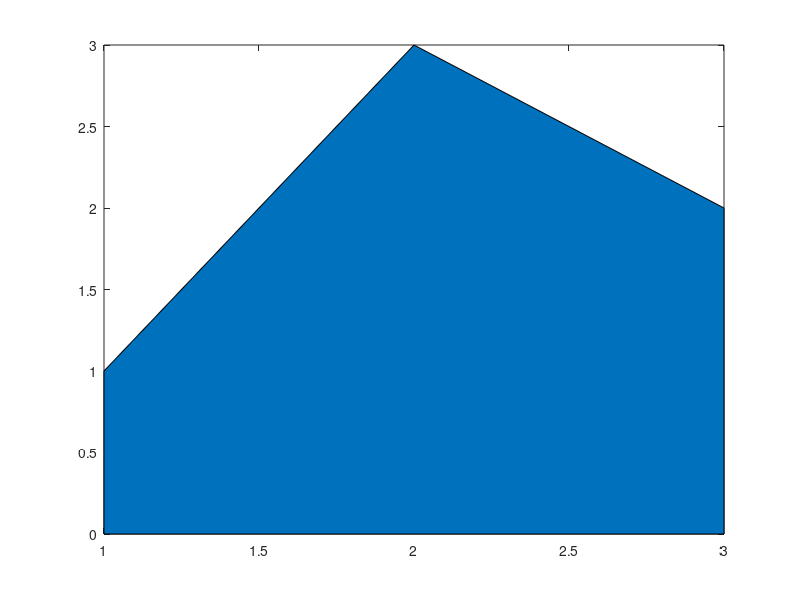

MATLAB code for this plot: (Note: this script raises an error after producing the figure.)
%=============================================================================
% Copyright (c) 2026-present Allan CORNET (Nelson)
%=============================================================================
% This file is part of Nelson.
%=============================================================================
% LICENCE_BLOCK_BEGIN
% SPDX-License-Identifier: LGPL-3.0-or-later
% LICENCE_BLOCK_END
%=============================================================================
% <--ADV-CLI MODE-->
%=============================================================================
f = figure('Visible', 'off');
h = area([1 3 2]);
asserts.istrue(isgraphics(h, 'area'));
asserts.isequal(h.Type, 'area');
asserts.isequal(h.BaseValue, 0);
asserts.isequal(char(h.ShowBaseLine), 'on');
asserts.isequal(size(h.Vertices), [6 3]);
%=============================================================================
f = figure('Visible', 'off');
y = [1 2; 3 1; 2 4];
h = area(y);
drawnow();
ax = gca();
asserts.isequal(size(h), [1 2]);
asserts.istrue(isgraphics(h(1), 'area'));
asserts.istrue(isgraphics(h(2), 'area'));
asserts.isequal(h(1).YData, y(:, 1));
asserts.isequal(h(2).YData, y(:, 2));
asserts.isequal(h(2).BaseValue, 0);
asserts.isequal(ax.XLim, [1 3]);
asserts.isequal(ax.YLim, [0 6]);
asserts.isapprox(ax.XTick, 1:0.2:3, 1e-12);
%=============================================================================
f = figure('Visible', 'off');
x = [10; 20; 30];
y = [1; 2; 3];
h = area(x, y, -1, 'FaceAlpha', 0.25, 'LineWidth', 2);
asserts.istrue(isgraphics(h, 'area'));
asserts.isequal(h.BaseValue, -1);
asserts.isapprox(h.FaceAlpha, 0.25, 1e-12);
asserts.isequal(h.LineWidth, 2);
asserts.isequal(h.XData, x);
asserts.isequal(h.YData, y);
%=============================================================================
asserts.istrue(isValidGraphicsProperty('area', 'BaseValue'));
asserts.istrue(isValidGraphicsProperty('area', 'ShowBaseLine'));
asserts.istrue(isValidGraphicsProperty('area', 'FaceColorMode'));
%=============================================================================
